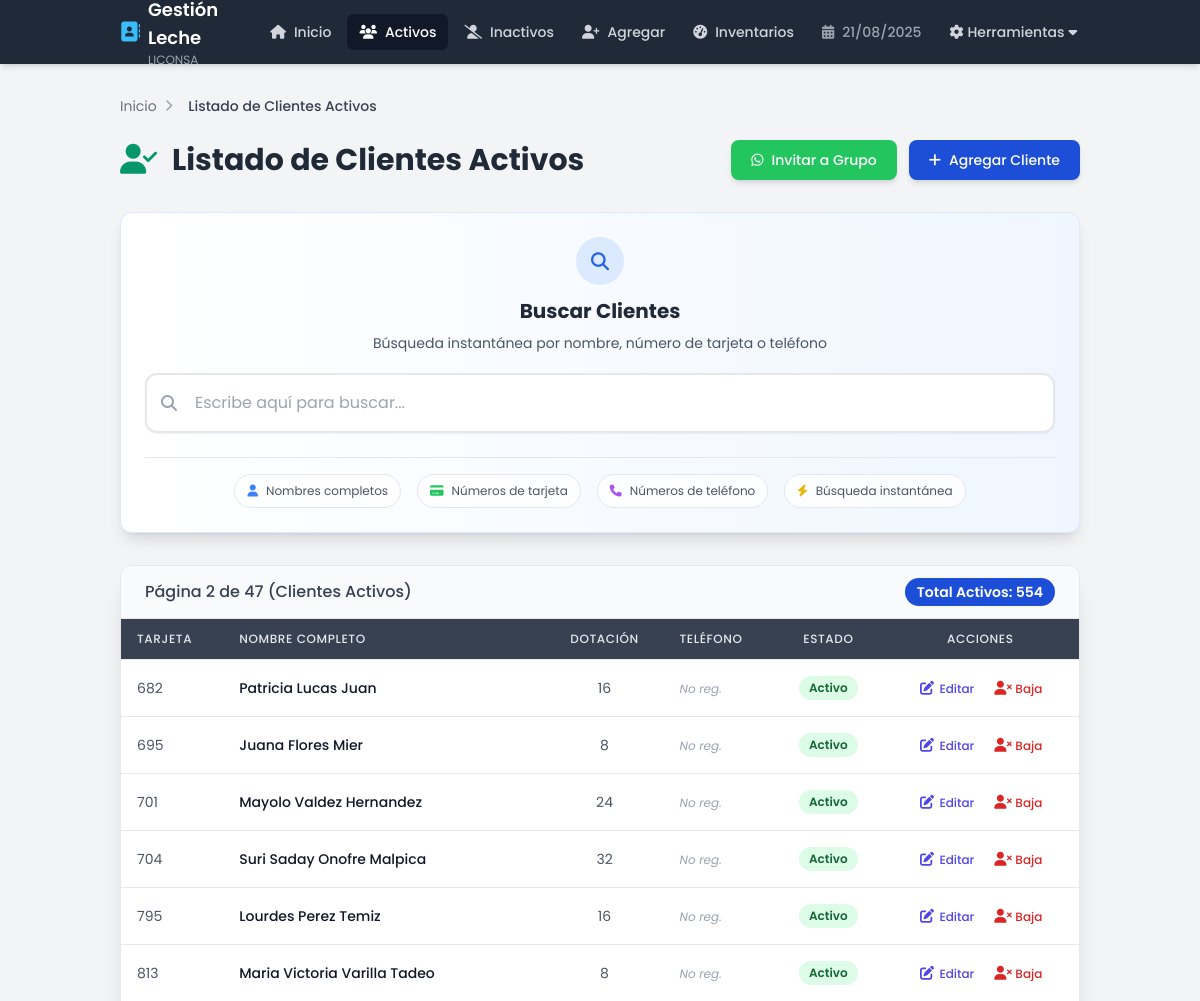
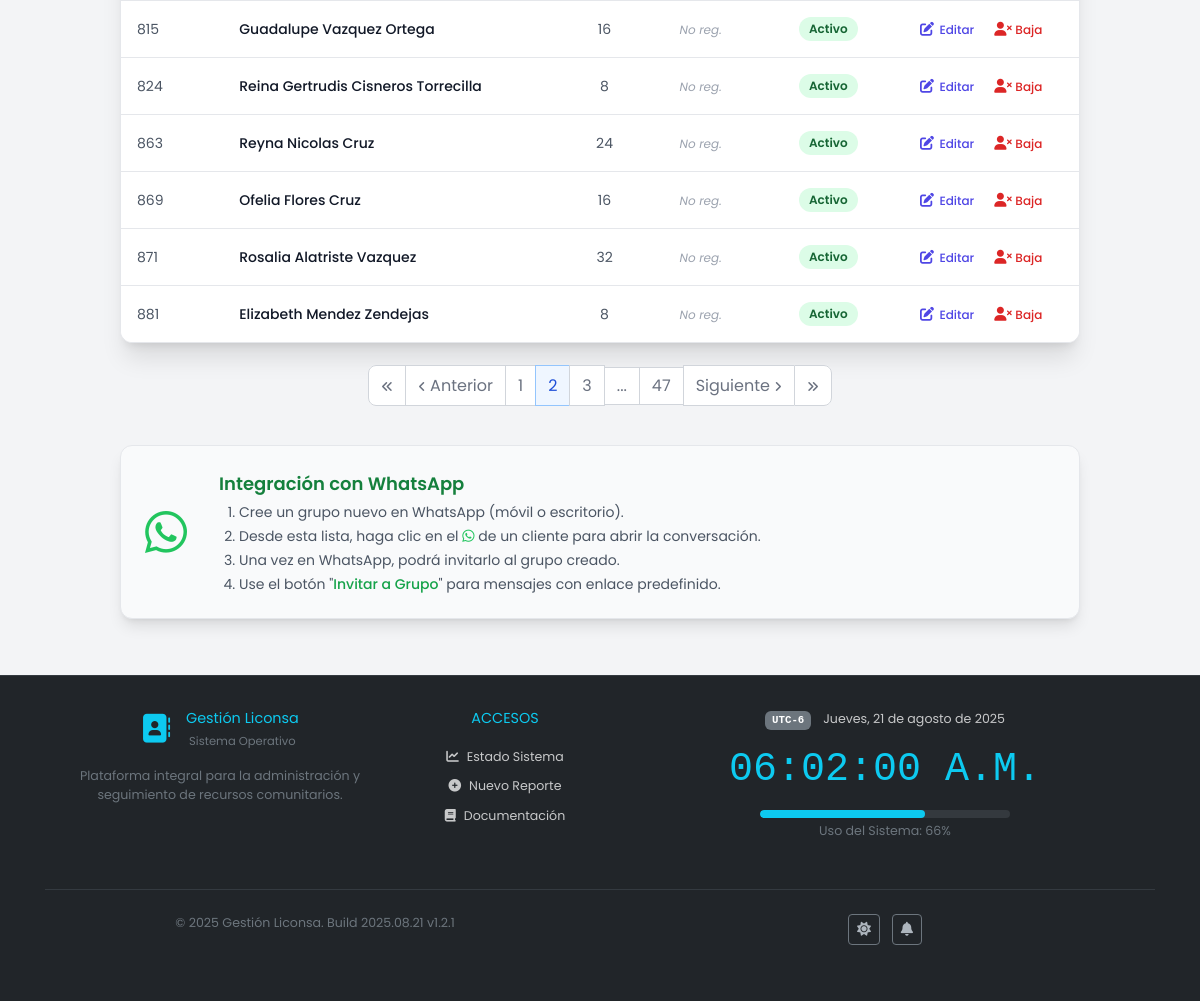
Page /clientes/listar_clientes.php?pagina=2 on the committed database (2 pictures, top to bottom).
### tables this page shows
CREATE TABLE `clientes` (
  `id` int(11) NOT NULL,
  `numero_tarjeta` int(11) UNSIGNED NOT NULL,
  `nombre_completo` varchar(100) NOT NULL,
  `dotacion_maxima` int(11) NOT NULL DEFAULT 12,
  `telefono` varchar(20) DEFAULT NULL,
  `estado` enum('activo','inactivo') NOT NULL DEFAULT 'activo',
  `fecha_invitacion_grupo` datetime DEFAULT NULL,
  `fecha_registro` timestamp NOT NULL DEFAULT current_timestamp(),
  `fecha_modificacion` timestamp NOT NULL DEFAULT current_timestamp() ON UPDATE current_timestamp()
);

### clientes/listar_clientes.php (the view, shortened to what the rows shown need)
<?php
include_once __DIR__ . "/../layout/header.php";
include_once __DIR__ . "/cliente.php";
$cliente_handler = new Cliente();
$pagina_actual = isset($_GET['pagina']) ? (int)$_GET['pagina'] : 1;
$registros_por_pagina = 12;
$inicio_desde = ($pagina_actual - 1) * $registros_por_pagina;
$busqueda = isset($_GET['busqueda']) ? trim(htmlspecialchars($_GET['busqueda'])) : '';
$clientes_para_tabla = [];
$total_paginas = 0;
$es_busqueda_activa = !empty($busqueda);
$titulo_dinamico = "Listado de Clientes";
if ($es_busqueda_activa) {
    $titulo_dinamico = "Resultados de Búsqueda de Clientes";
    $resultado_obj = $cliente_handler->buscar($busqueda);
    if ($resultado_obj) {
        $clientes_para_tabla = $resultado_obj->fetchAll(PDO::FETCH_ASSOC);
        $total_items = count($clientes_para_tabla);
        $total_paginas = ($total_items > 0) ? 1 : 0;
    } else {
        $mensaje_notificacion = "Error al realizar la búsqueda o no se encontraron resultados.";
        $tipo_notificacion = $resultado_obj === false ? "danger" : "warning";
    }
} else {
    $titulo_dinamico = "Listado de Clientes Activos";
    $resultado_obj = $cliente_handler->leerPaginadoActivos($inicio_desde, $registros_por_pagina);
    if ($resultado_obj) {
        $clientes_para_tabla = $resultado_obj->fetchAll(PDO::FETCH_ASSOC);
        $total_items = $cliente_handler->contarActivos();
        if ($total_items > 0) {
            $total_paginas = ceil($total_items / $registros_por_pagina);
        }
    } else {
        $mensaje_notificacion = "Error al cargar la lista de clientes activos.";
        $tipo_notificacion = "danger";
    }
}
?>
<main class="container mx-auto px-4 sm:px-6 lg:px-8 py-6 md:py-8">
    <div class="max-w-7xl mx-auto">
        <header class="mb-6 md:mb-8">
            <div class="flex flex-col md:flex-row justify-between items-center gap-4 md:gap-6">
                <h1 class="text-2xl sm:text-3xl font-bold text-gray-800 text-center md:text-left leading-tight">
                    <?php if ($es_busqueda_activa): ?>
                        <i class="fas fa-search text-gray-500 mr-2"></i> <?php echo htmlspecialchars($titulo_dinamico); ?> para "<?php echo htmlspecialchars($busqueda); ?>"
                    <?php else: ?>
                        <i class="fas fa-user-check text-liconsa-green mr-2"></i> <?php echo htmlspecialchars($titulo_dinamico); ?>
                    <?php endif; ?>
                </h1>
            </div>
        </header>
        <div class="mb-8 bg-gradient-to-r from-white to-blue-50 p-6 rounded-xl shadow-lg border border-blue-100">
            <div class="mb-5 text-center">
                <h2 class="text-xl font-bold text-gray-800 mb-2">Buscar Clientes</h2>
            </div>
        </div>
        <?php if (!empty($clientes_para_tabla)): ?>
            <div class="bg-white shadow-xl rounded-xl border border-gray-200 overflow-hidden">
                <div class="overflow-x-auto">
                    <table class="min-w-full divide-y divide-gray-200">
                        <thead class="bg-gray-700">
                            <tr>
                                <th scope="col" class="px-4 py-3 text-left text-xs font-medium text-gray-200 uppercase tracking-wider">Tarjeta</th>
                                <th scope="col" class="px-4 py-3 text-left text-xs font-medium text-gray-200 uppercase tracking-wider">Nombre Completo</th>
                                <th scope="col" class="px-4 py-3 text-center text-xs font-medium text-gray-200 uppercase tracking-wider hidden md:table-cell">Dotación</th>
                                <th scope="col" class="px-4 py-3 text-left text-xs font-medium text-gray-200 uppercase tracking-wider hidden sm:table-cell">Teléfono</th>
                                <th scope="col" class="px-4 py-3 text-center text-xs font-medium text-gray-200 uppercase tracking-wider">Estado</th>
                                <th scope="col" class="px-4 py-3 text-center text-xs font-medium text-gray-200 uppercase tracking-wider min-w-[140px] sm:min-w-[160px]">Acciones</th>
                            </tr>
                        </thead>
                        <tbody class="bg-white divide-y divide-gray-200">
                            <?php foreach ($clientes_para_tabla as $row): ?>
                                <tr class="hover:bg-gray-50 transition duration-150 ease-in-out">
                                    <td class="px-4 py-3 whitespace-nowrap text-sm text-gray-600"><?php echo htmlspecialchars($row['numero_tarjeta']); ?></td>
                                    <td class="px-4 py-3 whitespace-nowrap text-sm font-medium text-gray-900"><?php echo htmlspecialchars($row['nombre_completo']); ?></td>
                                    <td class="px-4 py-3 whitespace-nowrap text-sm text-gray-600 text-center hidden md:table-cell"><?php echo htmlspecialchars($row['dotacion_maxima']); ?></td>
                                    <td class="px-4 py-3 whitespace-nowrap text-sm text-gray-600 hidden sm:table-cell">
                                        <?php if (!empty($row['telefono'])):
                                            $telefono_limpio = preg_replace('/\D/', '', $row['telefono']);
                                            $numero_whatsapp = $telefono_limpio;
                                            if (!empty($telefono_limpio)) {
                                                if (strlen($telefono_limpio) === 10 && substr($telefono_limpio, 0, 2) !== '52') { $numero_whatsapp = '52' . $telefono_limpio; }
                                                elseif (substr($telefono_limpio, 0, 2) === '52' && strlen($telefono_limpio) === 12) { $numero_whatsapp = $telefono_limpio; }
                                                elseif (strpos($telefono_limpio, '+') === 0) { $numero_whatsapp = $telefono_limpio; }
                                                else if (strlen($telefono_limpio) > 0 && strlen($telefono_limpio) < 12 && substr($telefono_limpio, 0, 2) !== '52' && strpos($telefono_limpio, '+') !== 0){ $numero_whatsapp = '52' . $telefono_limpio; }
                                            }
                                        ?>
                                            <a href="https://wa.me/<?php echo $numero_whatsapp; ?>" target="_blank" class="text-green-600 hover:text-green-700 hover:underline inline-flex items-center text-xs sm:text-sm" title="Contactar por WhatsApp">
                                                <i class="fab fa-whatsapp mr-1"></i> <span class="hidden md:inline"><?php echo htmlspecialchars($row['telefono']); ?></span>
                                            </a>
                                        <?php else: ?>
                                            <span class="text-gray-400 italic text-xs">No reg.</span>
                                        <?php endif; ?>
                                    </td>
                                    <td class="px-4 py-3 whitespace-nowrap text-sm text-center">
                                        <?php if ($row['estado'] == 'activo'): ?>
                                            <span class="px-2.5 py-0.5 inline-flex text-xs leading-5 font-semibold rounded-full bg-green-100 text-green-800">Activo</span>
                                        <?php else: ?>
                                            <span class="px-2.5 py-0.5 inline-flex text-xs leading-5 font-semibold rounded-full bg-red-100 text-red-800">Inactivo</span>
                                        <?php endif; ?>
                                    </td>
                                    <td class="px-4 py-3 whitespace-nowrap text-center text-sm font-medium">
                                        <div class="flex items-center justify-center space-x-1 sm:space-x-2">
                                            <a href="editar_cliente.php?id=<?php echo $row['id']; ?><?php echo $es_busqueda_activa ? '&origen_busqueda=1&termino_busqueda='.urlencode($busqueda) : ''; ?><?php echo !$es_busqueda_activa && $pagina_actual > 1 ? '&pagina='.$pagina_actual : ''; ?>"
                                               class="text-indigo-600 hover:text-indigo-800 p-1.5 rounded-md hover:bg-indigo-50 transition duration-150 ease-in-out" title="Editar">
                                                <i class="fas fa-edit fa-fw"></i> <span class="hidden lg:inline text-xs">Editar</span>
                                            </a>
                                            <?php
                                            $url_params = ['id' => $row['id']];
                                            if ($es_busqueda_activa) {
                                                $url_params['origen_busqueda'] = 1;
                                                $url_params['termino_busqueda'] = $busqueda;
                                            } elseif ($pagina_actual > 1) {
                                                $url_params['pagina'] = $pagina_actual;
                                            }
                                            $clase_boton_estado = ""; $icono_boton_estado = ""; $texto_boton_estado = "";
                                            if ($row['estado'] == 'activo') {
                                                $texto_confirmacion = "¿Está seguro de dar de baja a este cliente?";
                                                $clase_boton_estado = "text-red-600 hover:text-red-800 hover:bg-red-50";
                                                $icono_boton_estado = "fa-user-times";
                                                $texto_boton_estado = "Baja";
                                            } else {
                                                $url_params['activar'] = 1;
                                                $texto_confirmacion = "¿Está seguro de reactivar a este cliente?";
                                                $clase_boton_estado = "text-green-600 hover:text-green-800 hover:bg-green-50";
                                                $icono_boton_estado = "fa-user-check";
                                                $texto_boton_estado = "Activar";
                                            }
                                            $url_cambio_estado = "eliminar_cliente.php?" . http_build_query($url_params);
                                            ?>
                                            <a href="<?php echo htmlspecialchars($url_cambio_estado); ?>" class="<?php echo $clase_boton_estado; ?> p-1.5 rounded-md transition duration-150 ease-in-out" title="<?php echo $row['estado'] == 'activo' ? 'Dar de Baja' : 'Reactivar'; ?>" onclick="return confirm('<?php echo addslashes($texto_confirmacion); ?>')">
                                                <i class="fas <?php echo $icono_boton_estado; ?> fa-fw"></i> <span class="hidden lg:inline text-xs"><?php echo $texto_boton_estado; ?></span>
                                            </a>
                                        </div>
                                    </td>
                                </tr>
                            <?php endforeach; ?>
                        </tbody>
                    </table>
                </div>
            </div>
            <?php if (!$es_busqueda_activa && $total_paginas > 1): ?>
            </div>
        <?php endif; ?>
    <?php endif; ?>
</div>
<?php
include_once __DIR__ . "/../layout/footer.php";
?>

### rows in the picture
clientes: numero_tarjeta "682", nombre_completo "Patricia Lucas Juan", dotacion_maxima "16", shows "No reg.", shows "Activo", estado "Baja"
clientes: numero_tarjeta "695", nombre_completo "Juana Flores Mier", dotacion_maxima "8", shows "No reg.", shows "Activo", estado "Baja"
clientes: numero_tarjeta "701", nombre_completo "Mayolo Valdez Hernandez", dotacion_maxima "24", shows "No reg.", shows "Activo", estado "Baja"
clientes: numero_tarjeta "704", nombre_completo "Suri Saday Onofre Malpica", dotacion_maxima "32", shows "No reg.", shows "Activo", estado "Baja"
clientes: numero_tarjeta "795", nombre_completo "Lourdes Perez Temiz", dotacion_maxima "16", shows "No reg.", shows "Activo", estado "Baja"
clientes: numero_tarjeta "813", nombre_completo "Maria Victoria Varilla Tadeo", dotacion_maxima "8", shows "No reg.", shows "Activo", estado "Baja"
clientes: numero_tarjeta "815", nombre_completo "Guadalupe Vazquez Ortega", dotacion_maxima "16", shows "No reg.", shows "Activo", estado "Baja"
clientes: numero_tarjeta "824", nombre_completo "Reina Gertrudis Cisneros Torrecilla", dotacion_maxima "8", shows "No reg.", shows "Activo", estado "Baja"
clientes: numero_tarjeta "863", nombre_completo "Reyna Nicolas Cruz", dotacion_maxima "24", shows "No reg.", shows "Activo", estado "Baja"
clientes: numero_tarjeta "869", nombre_completo "Ofelia Flores Cruz", dotacion_maxima "16", shows "No reg.", shows "Activo", estado "Baja"
clientes: numero_tarjeta "871", nombre_completo "Rosalia Alatriste Vazquez", dotacion_maxima "32", shows "No reg.", shows "Activo", estado "Baja"
clientes: numero_tarjeta "881", nombre_completo "Elizabeth Mendez Zendejas", dotacion_maxima "8", shows "No reg.", shows "Activo", estado "Baja"

### other values in the picture
$page_title "Listado de Clientes Activos"
$titulo_dinamico "Listado de Clientes Activos"
$pagina_actual "2"
$total_paginas "47"
$total_items "554"
